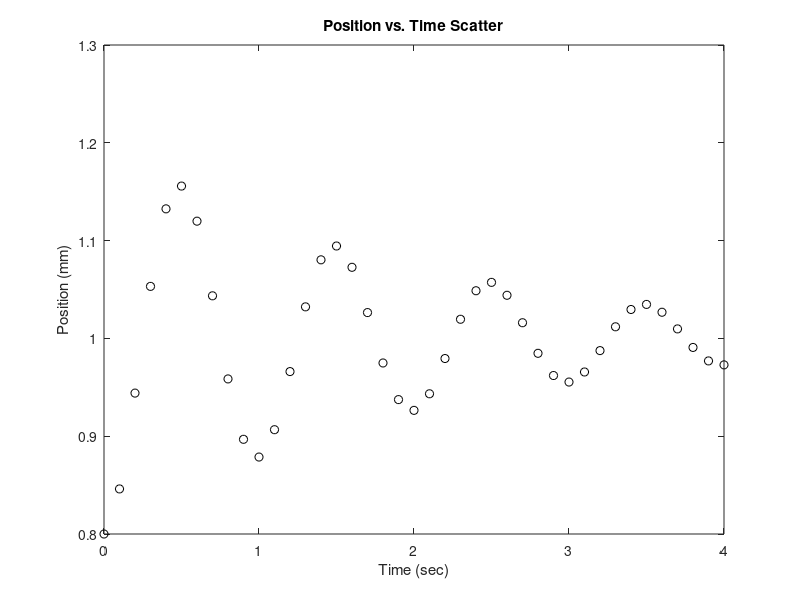
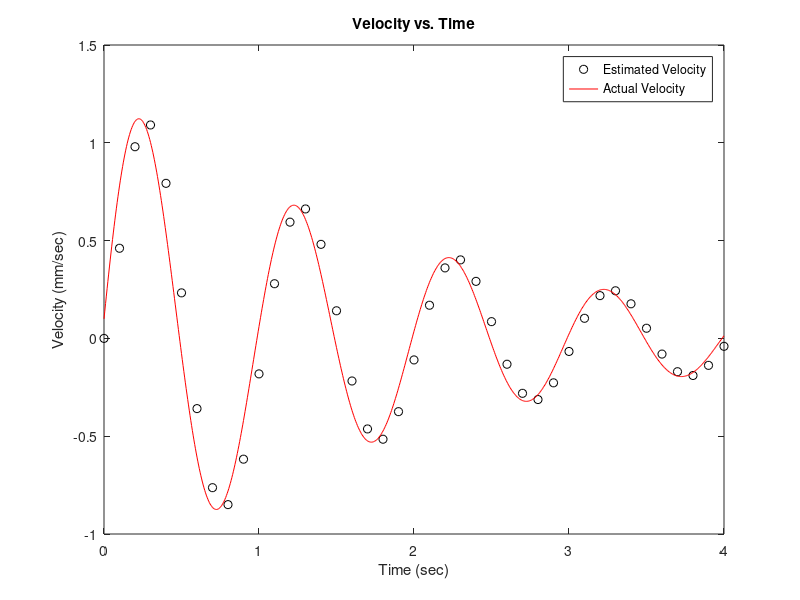

MATLAB code to generate these figures, in order:
%Creator: Jonathan Kenney
%HW3 P4
clear; clc; close all;

load HW3P4.mat;

figure(1)
plot(t,pos,'ko');
xlabel('Time (sec)');
ylabel('Position (mm)');
title('Position vs. Time Scatter');

v_est = zeros(1,41);

for k = 2:41
    v_est(k) = (pos(k)-pos(k-1))/(t(k)-t(k-1));
end

figure(2)
plot(t,v_est,'ko',t_act,v_act,'r-');
xlabel('Time (sec)');
ylabel('Velocity (mm/sec)');
title('Velocity vs. Time');
legend('Estimated Velocity','Actual Velocity');